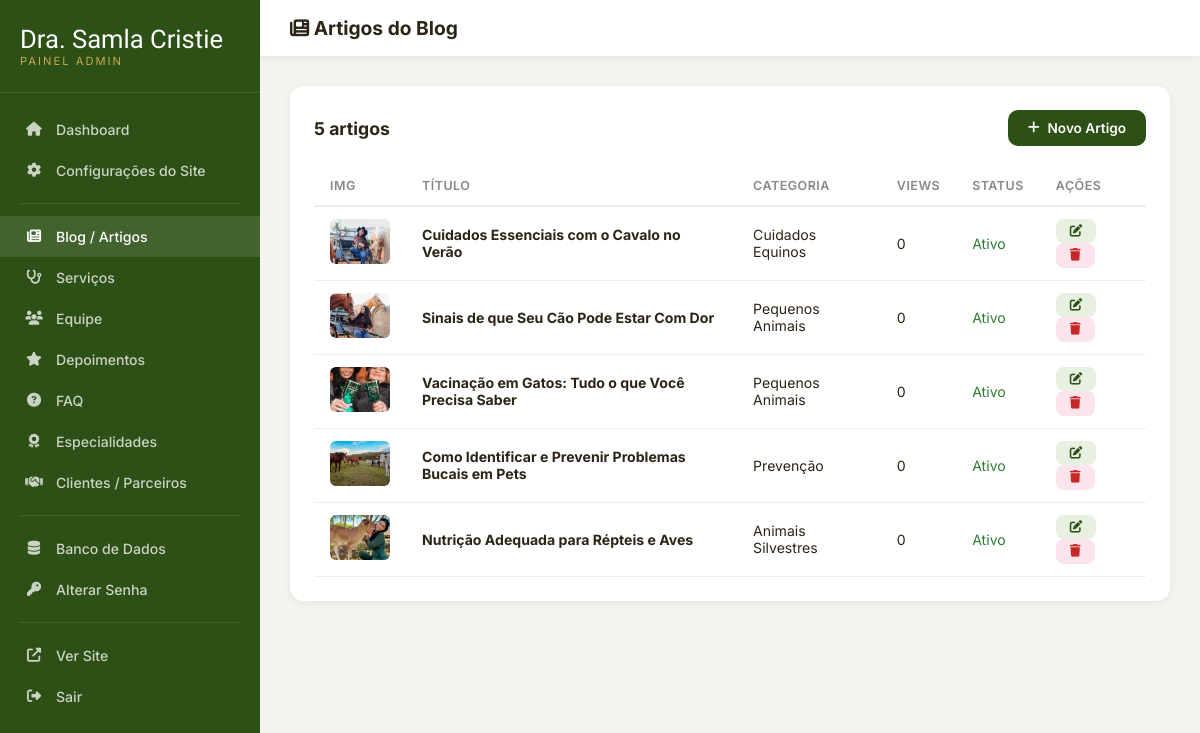
/admin/articles.php (signed in), run on an earlier commit of the app's database.
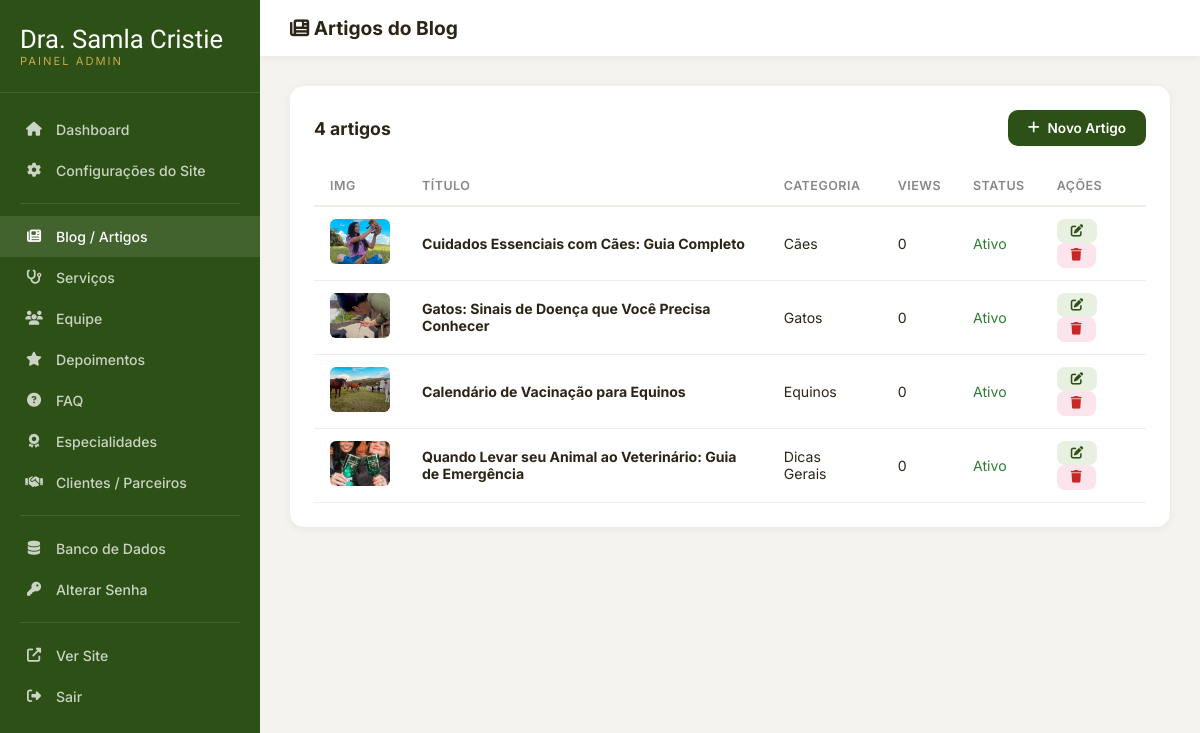
And on a later commit of the database.
### tables this page shows
CREATE TABLE IF NOT EXISTS `articles` (
    `id` INT AUTO_INCREMENT PRIMARY KEY,
    `title` VARCHAR(300) NOT NULL,
    `slug` VARCHAR(300) NOT NULL UNIQUE,
    `excerpt` TEXT,
    `content` LONGTEXT,
    `image` VARCHAR(255),
    `category` VARCHAR(100),
    `author` VARCHAR(200) DEFAULT 'Dra. Samla Cristie',
    `read_time` VARCHAR(20) DEFAULT '5 min',
    `featured` TINYINT(1) DEFAULT 0,
    `active` TINYINT(1) DEFAULT 1,
    `views` INT DEFAULT 0,
    `created_at` TIMESTAMP DEFAULT CURRENT_TIMESTAMP,
    `updated_at` TIMESTAMP DEFAULT CURRENT_TIMESTAMP ON UPDATE CURRENT_TIMESTAMP
);

### config.php (called while the page is built, shortened)
<?php
function e($str) {
    return htmlspecialchars($str ?? '', ENT_QUOTES, 'UTF-8');
}

### admin/articles.php (the view, shortened to what the changed rows need)
<?php
$db = getDB();
$editItem = null;
$articles = $db->query("SELECT * FROM articles ORDER BY created_at DESC")->fetchAll();
?>
<!DOCTYPE html>
<html lang="pt-BR">
<head>
    <link rel="stylesheet" href="https://cdnjs.cloudflare.com/ajax/libs/font-awesome/6.5.1/css/all.min.css">
    <link rel="stylesheet" href="admin.css">
</head>
<body>
<div class="admin-wrapper">
    <div class="main-content">
        <div class="topbar">
            <div style="display:flex;align-items:center;gap:12px;">
                <h2><i class="fas fa-newspaper"></i> <?= $editItem ? ($editItem['id'] ? 'Editar Artigo' : 'Novo Artigo') : 'Artigos do Blog' ?></h2>
            </div>
        </div>
        <div class="content">
            <?php if ($editItem !== null): ?>
            <div class="admin-card">
                <form method="POST" enctype="multipart/form-data">
                    <input type="hidden" name="id" value="<?= e($editItem['id']) ?>">
                    <input type="hidden" name="current_image" value="<?= e($editItem['image']) ?>">
                    <div class="form-grid">
                        <div class="form-group form-full"><label>Título</label><input type="text" name="title" value="<?= e($editItem['title']) ?>" required></div>
                        <div class="form-group"><label>Slug (URL)</label><input type="text" name="slug" value="<?= e($editItem['slug']) ?>" placeholder="Gerado automaticamente"></div>
                        <div class="form-group"><label>Categoria</label><input type="text" name="category" value="<?= e($editItem['category']) ?>" placeholder="Ex: Cães, Gatos, Equinos"></div>
                        <div class="form-group"><label>Autor</label><input type="text" name="author" value="<?= e($editItem['author']) ?>"></div>
                        <div class="form-group"><label>Tempo de Leitura</label><input type="text" name="read_time" value="<?= e($editItem['read_time']) ?>"></div>
                        <div class="form-group form-full"><label>Resumo</label><textarea name="excerpt" rows="2"><?= e($editItem['excerpt']) ?></textarea></div>
                        <div class="form-group form-full"><label>Conteúdo (HTML)</label><textarea name="content" rows="12" style="font-family:monospace;font-size:0.85rem;"><?= e($editItem['content']) ?></textarea></div>
                        <div class="form-group"><label>Imagem</label>
                            <?php if ($editItem['image']): ?><img src="../<?= e($editItem['image']) ?>" class="img-preview"><br><?php endif; ?>
                            <input type="file" name="image" accept="image/*" style="margin-top:8px;">
                            <br><small>Ou caminho: </small><input type="text" name="current_image" value="<?= e($editItem['image']) ?>" style="margin-top:4px;">
                        </div>
                        <div class="form-group">
                            <label>Opções</label>
                            <label style="display:flex;align-items:center;gap:8px;font-size:0.9rem;text-transform:none;letter-spacing:0;margin-top:8px;">
                                <input type="checkbox" name="active" <?= $editItem['active']?'checked':'' ?>> Ativo
                            </label>
                            <label style="display:flex;align-items:center;gap:8px;font-size:0.9rem;text-transform:none;letter-spacing:0;margin-top:8px;">
                                <input type="checkbox" name="featured" <?= $editItem['featured']?'checked':'' ?>> Destaque
                            </label>
                        </div>
                    </div>
                    <div class="form-actions">
                        <button type="submit" class="btn-save"><i class="fas fa-save"></i> Salvar</button>
                        <a href="articles.php" class="btn-cancel">Cancelar</a>
                    </div>
                </form>
            </div>
            <?php else: ?>
            <div class="admin-card">
                <div class="admin-card-header">
                    <h3><?= count($articles) ?> artigos</h3>
                    <a href="articles.php?new=1" class="btn-add"><i class="fas fa-plus"></i> Novo Artigo</a>
                </div>
                <table class="admin-table">
                    <thead><tr><th>Img</th><th>Título</th><th>Categoria</th><th>Views</th><th>Status</th><th>Ações</th></tr></thead>
                    <tbody>
                    <?php foreach ($articles as $a): ?>
                    <tr>
                        <td><img src="../<?= e($a['image']) ?>" alt=""></td>
                        <td><strong><?= e($a['title']) ?></strong></td>
                        <td><?= e($a['category']) ?></td>
                        <td><?= $a['views'] ?></td>
                        <td><?= $a['active']?'<span style="color:#2e7d32">Ativo</span>':'<span style="color:#888">Inativo</span>' ?></td>
                        <td>
                            <a href="articles.php?edit=<?= $a['id'] ?>" class="btn-sm btn-edit"><i class="fas fa-edit"></i></a>
                            <a href="articles.php?delete=<?= $a['id'] ?>" class="btn-sm btn-delete" onclick="return confirm('Excluir este artigo?')"><i class="fas fa-trash"></i></a>
                        </td>
                    </tr>
                    <?php endforeach; ?>
                    </tbody>
                </table>
            </div>
            <?php endif; ?>
        </div>
    </div>
</div>
</body>
</html>

What changed in the data, as far as the page shows it:
removed articles: image (picture), title "Nutrição Adequada para Répteis e Aves", category "Animais Silvestres", views "0", active "Ativo"
changed articles: image: a different picture; title "Cuidados Essenciais com o Cavalo no Verão" → "Cuidados Essenciais com Cães: Guia Completo"; category "Cuidados Equinos" → "Cães"
changed articles: image: a different picture; title "Sinais de que Seu Cão Pode Estar Com Dor" → "Gatos: Sinais de Doença que Você Precisa Conhecer"; category "Pequenos Animais" → "Gatos"
changed articles: image: a different picture; title "Vacinação em Gatos: Tudo o que Você Precisa Saber" → "Calendário de Vacinação para Equinos"; category "Pequenos Animais" → "Equinos"
changed articles: image: a different picture; title "Como Identificar e Prevenir Problemas Bucais em Pets" → "Quando Levar seu Animal ao Veterinário: Guia de Emergência"; category "Prevenção" → "Dicas Gerais"
Also different on the page:
count($articles): "5" → "4"
